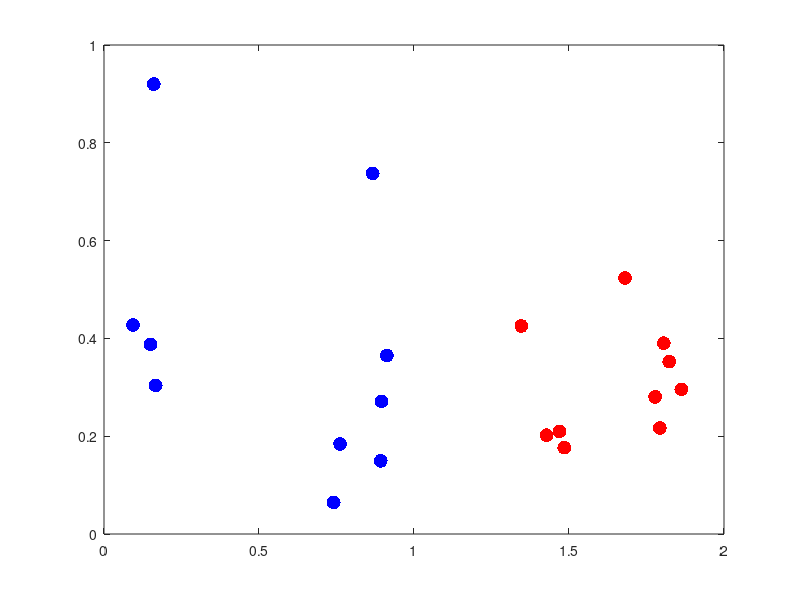

The MATLAB script that drew this image: (Note: this script raises an error after producing the figure.)
function test_get_affine

  N = 10;

  rand('seed', 1);
  randn('seed', 1);

  x = rand(N, 1);
  y = rand(N, 1);

  % 
  % transform points
  %

  % translation
  T = [1, 0, 1.5;
       0, 1, 0; 
       0, 0, 1];

  % scale 
  S = [0.5, 0, 0;
       0, 0.5, 0; 
       0, 0, 1];

  % rotation
  theta = pi/6;
  c = cos(theta);
  s = sin(theta);
  R = [c, -s, 0;
       s, c, 0;
       0, 0, 1];

  M = T*S*R;

  fprintf('affine transformation: \n');
  disp(M);

  p1 = [x'; 
       y'; 
       ones(1, N)];

  p2 = M*p1;

  %
  % add noise to projected points
  %
  noise_std =  0.01;
  fprintf('adding Gaussian noise with standard deviation: %.2f\n\n', noise_std);

  p2(1:2, 1:N) = p2(1:2, 1:N) + noise_std*randn(2, N);  

  figure(1);
  clf;
  plot(p1(1, :), p1(2, :), 'b.', 'MarkerSize', 30);
  hold on;
  plot(p2(1, :), p2(2, :), 'r.', 'MarkerSize', 30);

  %
  % recover affine transformation
  %
  M2 = get_affine(p1, p2);

  p3 = M2 * p1;
  plot(p3(1, :), p3(2, :), 'go', 'MarkerSize', 10, 'LineWidth', 3);
 
  fprintf('recovered affine transformation: \n');
  disp(M2);
end
